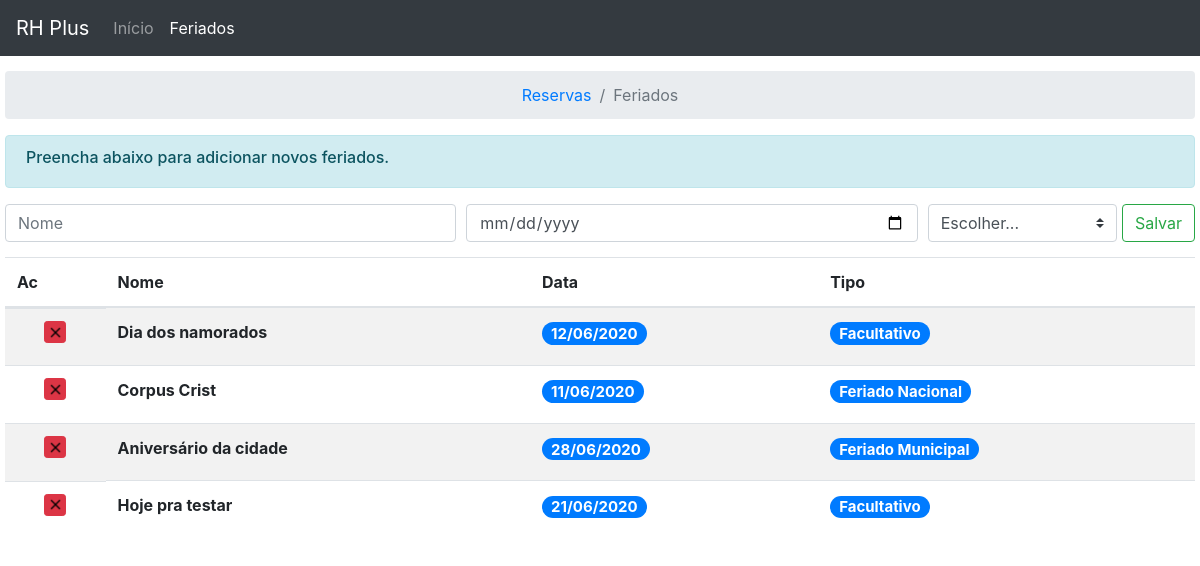
Screenshot of /rh/holidays.php (signed in) with the database file from the repository.
### tables this page shows
CREATE TABLE `feriados` (
  `id_feriado` int(11) NOT NULL,
  `nome` varchar(50) NOT NULL,
  `data` date NOT NULL,
  `tipo` int(1) NOT NULL
);

### rh/holidays.php (the view, shortened to what this page needs)
<?php
function getTypee($type)
{
  switch ($type) {
    case 1:
      return 'Feriado Nacional';
      break;
    case 3:
      return 'Feriado Municipal';
      break;
    case 4:
      return 'Facultativo';
      break;
  }
}
function showHolidays()
{
  $conection = conection();
  $sql = "SELECT * FROM feriados";
  $query = mysqli_query($conection, $sql);
  while ($row = mysqli_fetch_array($query)) {
    $id_feriado = $row['id_feriado'];
    $name       = $row['nome'];
    $date       = $row['data'];
    $date =  date("d/m/Y", strtotime($date));
    $type       = getTypee($row['tipo']);
    echo '
    <tr>
      <td class="botaoClass">
        <form method="post">
          <input type="hidden" name="idFeriado" value=' . $id_feriado . '>
          <button name="Delete" class="btn btn-danger btn-sm deleteBtn" type="submit" title="Remover o feriado"><img src="../img/delete.png" alt="Delete"></button>
        </form>
      </td>
      <td><b>' . $name . '</b></td>
      <td><h5><span class="badge badge-primary badge-pill">' . $date . '</span></h5></td>
      <td><h5><span class="badge badge-primary badge-pill">' . $type . '</span></h5></td>
    </tr>';
  }
}
?>
<!DOCTYPE html>
<html lang="pt_BR">
<head>
  <link rel="stylesheet" href="../css/bootstrap.min.css">
  <link rel="stylesheet" href="../css/rh.css">
</head>
<body>
  <nav class="navbar navbar-expand-md navbar-dark bg-dark barra">
    <a class="navbar-brand" href="index.php">RH Plus</a>
    <div class="collapse navbar-collapse" id="navbarNavAltMarkup">
      <div class="navbar-nav">
        <a class="nav-item nav-link" href="index.php">Início </a>
        <a class="nav-item nav-link active" href="#">Feriados<span class="sr-only">(Página atual)</span></a>
      </div>
    </div>
  </nav>
  <nav aria-label="breadcrumb">
    <ol class="breadcrumb">
    <li class="breadcrumb-item"><a href="index.php">Reservas</a></li>
      <li class="breadcrumb-item active" aria-current="page">Feriados</li>
    </ol>
  </nav>
  <div class="setores">
    <div class="alert alert-info" role="alert">
      <h6>Preencha abaixo para adicionar novos feriados.</h6>
    </div>
    <div class="holidays">
      <form action="send.php" method="post">
        <div class="form-row">
          <div class="col">
            <input type="text" class="form-control" name="name" placeholder="Nome" required>
          </div>
          <div class="col">
            <input type="date" class="form-control" name="date" placeholder="Data" required>
          </div>
          <div class="col-2">
            <select class="custom-select" name="type" required>
              <option selected>Escolher...</option>
            </select>
          </div>
          <button type="submit" name="save" class="btn btn-outline-success">Salvar</button>
        </div>
      </form>
    </div>
    <table class="table table-striped">
      <thead>
        <tr>
          <th scope="col">Ac</th>
          <th scope="col">Nome</th>
          <th scope="col">Data</th>
          <th scope="col">Tipo</th>
        </tr>
      </thead>
      <tbody>
        <?php echo showHolidays(); ?>
      </tbody>
    </table>
  </div>
</body>
</html>

### css/rh.css (style rules this page uses)
input { margin-right: 5px; }
body { margin: 5px }
nav ol { display: flex; justify-content: center; }
.barra { margin: -5px; margin-bottom: 15px!important; }
.botaoClass { display: flex; justify-content: center; align-items: center; }
.botaoClass img { height: 17px; display: flex; justify-content: center; align-items: center; }
.botaoClass .deleteBtn { height: 22px; width: 22px; display: flex; justify-content: center; align-items: center; }
.holidays { margin-right: 5px; margin-bottom: 15px; }

### rows the page displays
feriados: nome "Dia dos namorados", data "12/06/2020", tipo "Facultativo"
feriados: nome "Corpus Crist", data "11/06/2020", tipo "Feriado Nacional"
feriados: nome "Aniversário da cidade", data "28/06/2020", tipo "Feriado Municipal"
feriados: nome "Hoje pra testar", data "21/06/2020", tipo "Facultativo"
